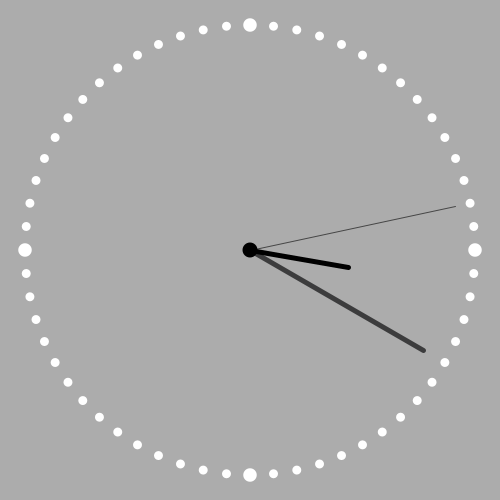
Frame 1 (no input)
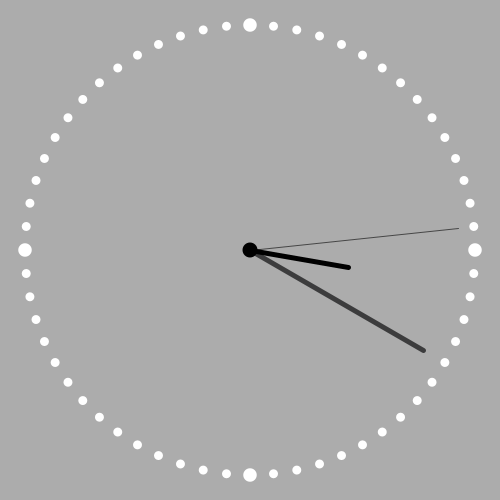
Frame 60 (the mouse pressed at the canvas centre just before this capture)
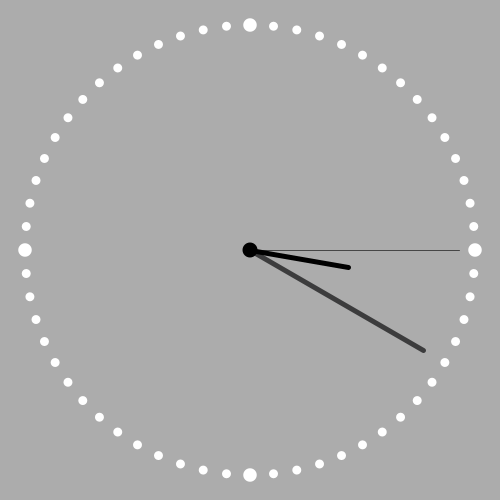
Frame 120 (the mouse held since frame 60 and released just before this capture)

The Processing sketch that drew these frames (run headless with seeded random() and noise(); from frame 60 on, the mouse is pressed at the canvas centre):

// Processing sketch: analog_clock
// ── analog_clock.pde
void setup() {
  size(500, 500);
  noStroke();
}

void draw() {
  background(172);

  //scale(0.9, 0.9);
  translate(width/2, height/2);

  // zipherblat
  pushMatrix();
  scale(0.9, 0.9);
  fill(255);
  for (int i = 0; i <= 59; i++) {
    float a = map(i, 0, 60, 0.0, TWO_PI);

    if (i % 15 == 0) {
      ellipse(cos(a) * height / 2, sin(a) * height/2, 15, 15);
    } else {
      ellipse(cos(a) * height / 2, sin(a) * height/2, 10, 10);
    }
  }

  popMatrix();

  // get the current time
  int s = second();
  int m = minute();
  int h = hour();

  // draw the seconds hand
  pushMatrix();
  rotate(radians(map(s, 0, 60, 0, 360)));
  stroke(70, 70, 70);
  strokeWeight(1);
  line(0, 0, 0, -210);
  popMatrix();

  // draw the minutes hand
  pushMatrix();
  rotate(radians(map(m, 0.0, 60.0, 0.0, 360.0)));
  stroke(60, 60, 61);
  strokeWeight(5);
  line(0, 0, 0, -200);
  popMatrix();

  // draw the hours hand
  pushMatrix();
  if (h > 12) h -= 12;
  rotate(radians(map(h + m / 60.0, 0.0, 12, 0.0, 360.0)));
  strokeWeight(5);
  stroke(0, 0, 0);
  line(0, 0, 0, -100);
  popMatrix();

  // "button" at the center
  fill(0);
  noStroke();
  ellipse(0, 0, 15, 15);
}
